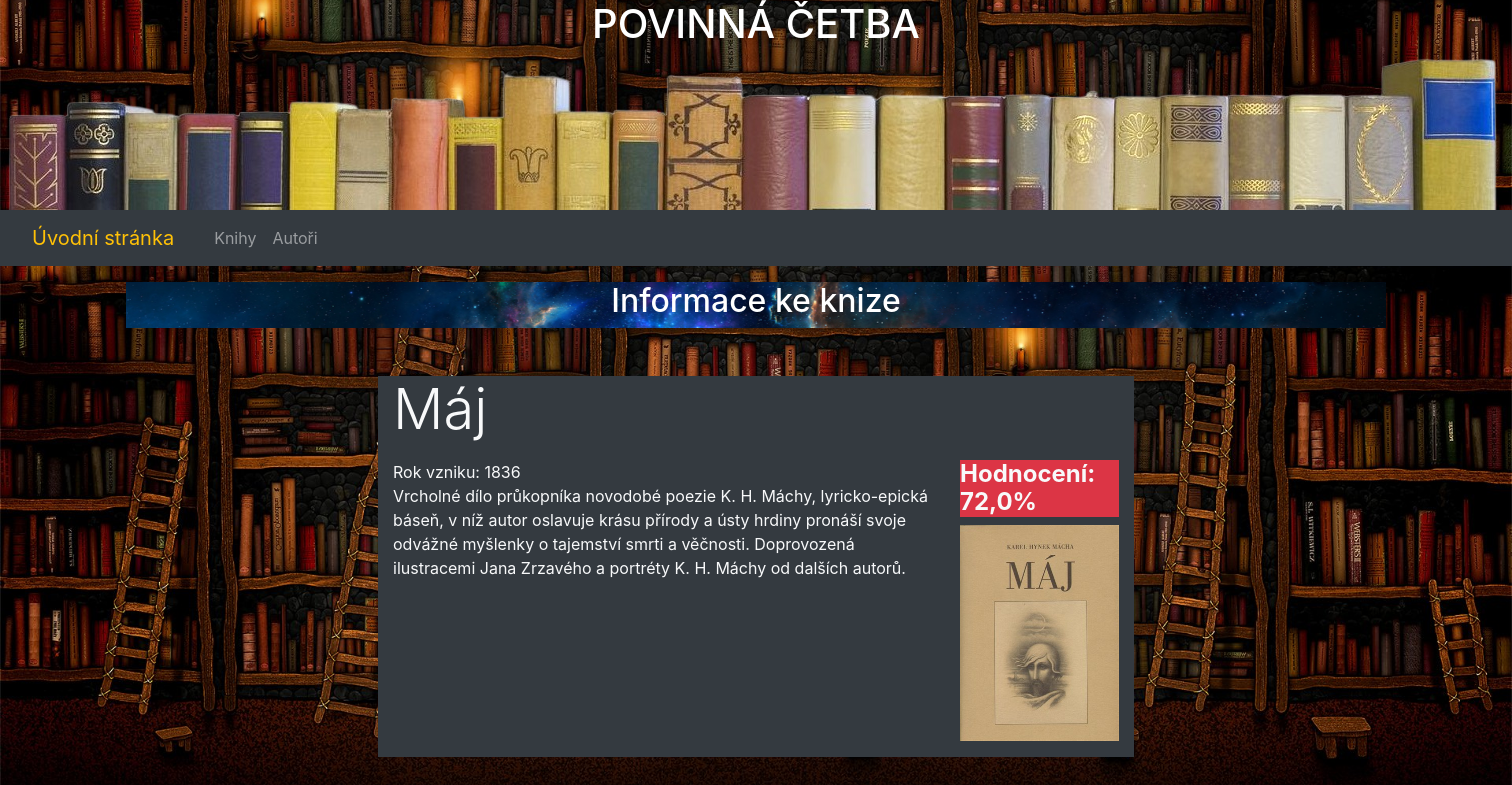
Page /books/booklist/5/ on the committed database.
### books/models.py (models this page shows, shortened)
class Book(models.Model):
    name = models.CharField(max_length=250, unique=True, verbose_name="Title")
    rate = models.FloatField(default=0, validators=[MinValueValidator(1), MaxValueValidator(100)], blank=True, null=True, help_text="Enter between 1 - 100")
    photo = models.ImageField(upload_to=poster_book_path, blank=True, null=True)
    plot = models.TextField(blank=True, null=True)
    kinds = models.ManyToManyField(Kind)
    genres = models.ManyToManyField(Genre, help_text="Select genre")
    publication_year = models.DateField(help_text="Ve formátu DD.MM.YYYY")
    pages = models.IntegerField()
    author = models.ManyToManyField(Author)
    class Meta:
        ordering = ["-publication_year","-pages", "name"]

### books/views.py (the view)
# urls.py: path('booklist/<int:pk>/', views.BookDetailView.as_view(), name='bookdetail'),
class BookDetailView(DetailView):
    model = Book
    context_object_name = 'books_detail'
    template_name = 'page/detailBook.html'

### books/templates/page/detailBook.html (shortened to what this page needs)
{% extends "base.html" %}
{% block content %}
<div class="row pt-3">
    <div class="col-md-1">
    </div>
    <div class="col-md-10 obrazek2">
        <h2 class="display-5 text-center">Informace ke knize</h2>
    </div>
</div>
    <div class="row mt-5 mb-3">
        <div class="col-md-3">
        </div>
        <div class="col-lg-6 mb-3 bg-dark text-light">
            <h2 class="display-4 mb-3 ">{{ books_detail.name }}</h2>
            <div class="row">
                <div class="col-md-9">Rok vzniku: {{ books_detail.publication_year.year }}
                    <p>{{ books_detail.plot }}</p>
                </div>
                <div class="col-md-3">{% if books_detail.photo %}
                    <a><h4 class="font-weight-bold bg-danger">Hodnocení: {{ books_detail.rate }}%</h4></a>
                    <a href="{{ book_detail.photo.url }}"><img src="{{ books_detail.photo.url }}" class="img-fluid " alt="Obal knihy"></a>
                {% endif %}
                </div>
            </div>
        </div>
        </div>
    </div>
{% endblock %}

### books/static/css/stylesheet.css (style rules this page uses)
html, body { height: 100%; margin: 0; padding: 0; }
.box { background:url("../img/thumb-1920-26102.jpg"); height: 100%; background-attachment: fixed; background-position: center; background-repeat: no-repeat; background-size: cover; }
.obrazek2 { color: white; background:url("../img/table.jpg"); height: 100%; background-attachment: fixed; background-position: center; background-repeat: no-repeat; background-size: cover; }

### rows in the picture
Book: name "Máj", publication_year.year "1836", plot "Vrcholné dílo průkopníka novodobé poezie K. H. Máchy, lyricko-epická báseň, v níž autor oslavuje krásu přírody a ústy hrdiny pronáší svoje odvážné myšlenky o tajemství smrti a věčnosti. Doprovozená ilustracemi Jana Zrzavého a portréty K. H. Máchy od dalších autorů.", rate "72,0", photo (picture)
